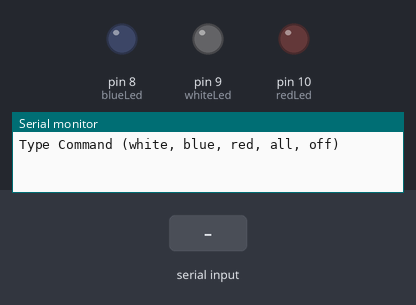
Simulated run of this sketch. Board: Arduino Uno, built with avr-gcc and run on an emulated ATmega328P. On the bench: output pins drawn as LEDs (lit = HIGH), the last lines printed to the serial monitor. The test bench sets the inputs (shaded band).

Above: at 3.2 s.
3.3 s: "white\n" received over Serial
At 3.6 s:
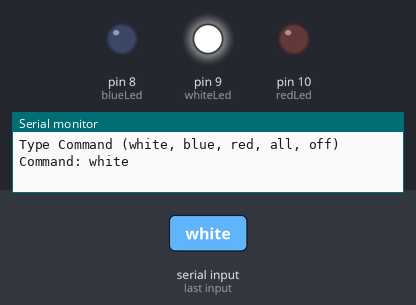
4.8 s: "blue\n" received over Serial
At 5.9 s:
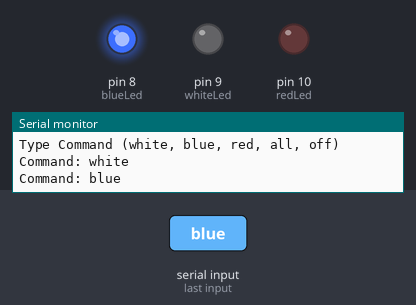
6.3 s: "red\n" received over Serial
At 7.0 s:
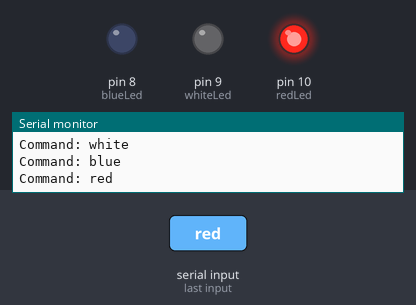
7.8 s: "all\n" received over Serial
At 8.1 s:
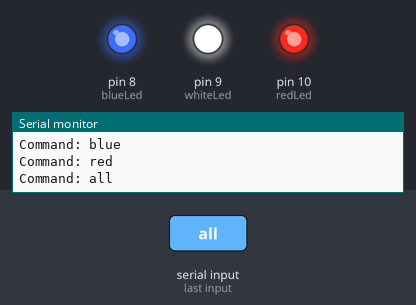
Timing chart, 0 to 10.3 s (numbered marks = the images above; inputs shaded):
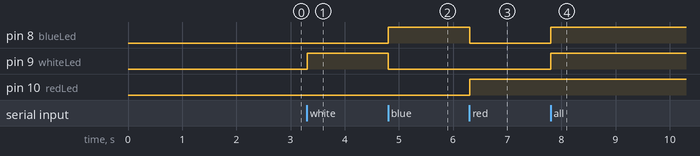

The sketch:

LedTest.ino
```cpp
String command;

#define blueLed 8
#define whiteLed 9
#define redLed 10

void setup() {
  Serial.begin(9600);
  pinMode(blueLed, OUTPUT);
  pinMode(whiteLed, OUTPUT);
  pinMode(redLed, OUTPUT);

  delay(2000);

  Serial.println("Type Command (white, blue, red, all, off)");
}

void loop() {
  if (Serial.available()) {

    command = Serial.readStringUntil('\n');
    command.trim();

    if (command.equals("white")) {
      digitalWrite(whiteLed, HIGH);
      digitalWrite(blueLed, LOW);
      digitalWrite(redLed, LOW);
    }

    else if (command.equals("blue")) {
      digitalWrite(whiteLed, LOW);
      digitalWrite(blueLed, HIGH);
      digitalWrite(redLed, LOW);
    }
    else if (command.equals("red")) {
      digitalWrite(whiteLed, LOW);
      digitalWrite(blueLed, LOW);
      digitalWrite(redLed, HIGH);
    }
    else if (command.equals("all")) {
      digitalWrite(whiteLed, HIGH);
      digitalWrite(blueLed, HIGH);
      digitalWrite(redLed, HIGH);
    }
    else if (command.equals("off")) {
      digitalWrite(whiteLed, LOW);
      digitalWrite(blueLed, LOW);
      digitalWrite(redLed, LOW);
    }
    else {
      Serial.println("bad command");
    }

    Serial.print("Command: ");
    Serial.println(command);
  }
}
```

Measured:
- after the input at 3.3 s, pin 9 (whiteLed): LOW → HIGH at once
- after the input at 4.8 s, pin 8 (blueLed): LOW → HIGH at once; pin 9 (whiteLed): HIGH → LOW at once
- after the input at 6.3 s, pin 8 (blueLed): HIGH → LOW at once; pin 10 (redLed): LOW → HIGH at once
- after the input at 7.8 s, pin 8 (blueLed), pin 9 (whiteLed): LOW → HIGH at once
